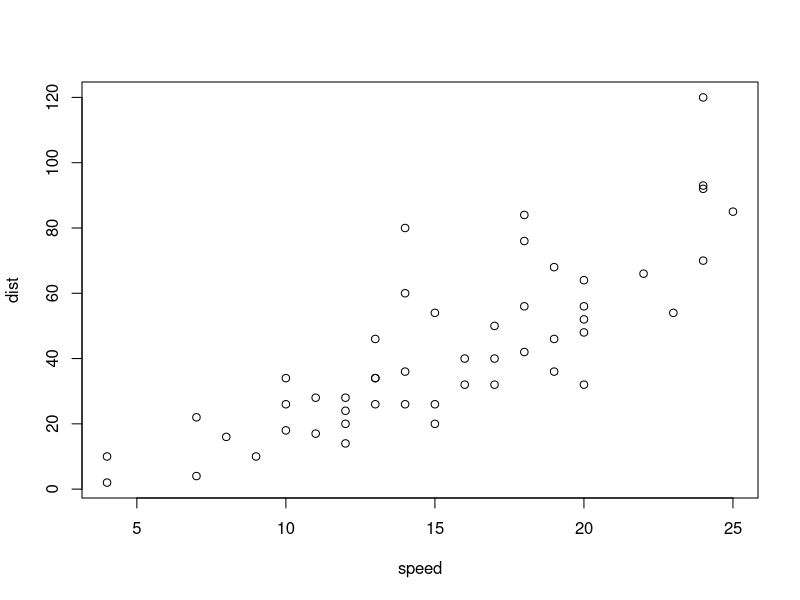
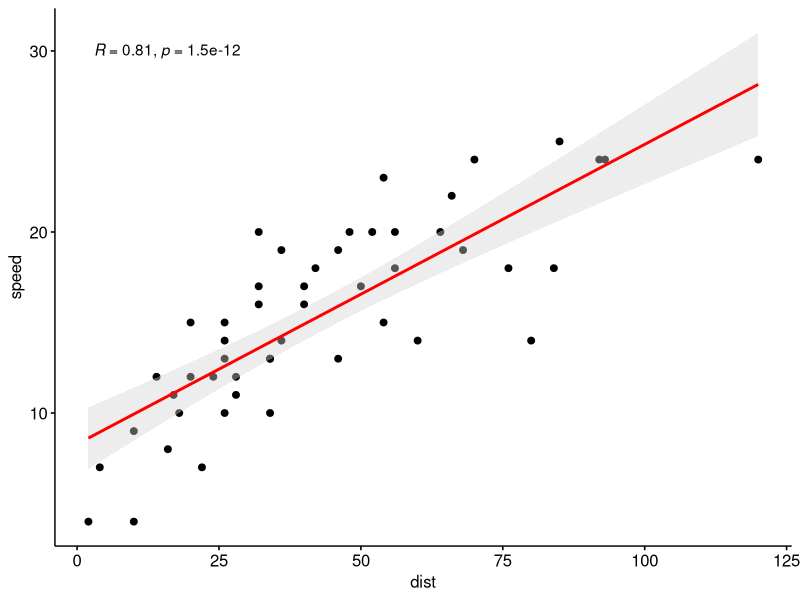
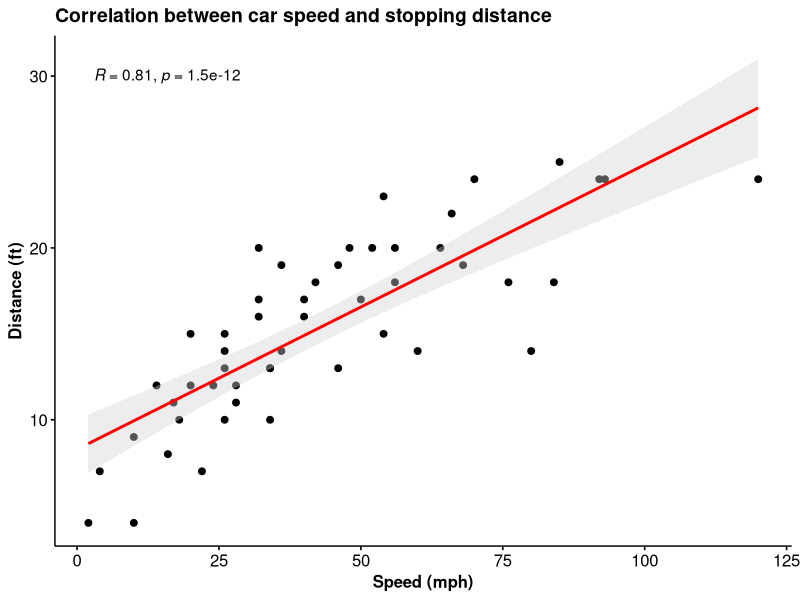

Write the R code that produced these figures, in order.
## ---- chunk 1
knitr::opts_chunk$set(collapse = TRUE)
## ---- chunk 2
summary(cars)
fit <- lm(dist ~ speed, data = cars)
fit
## ---- chunk 3
library(ggplot2)
library(ggpubr)
## ---- chunk 4
data("cars")
data<-cars
plot(data)#basic r-plot
## ---- chunk 5
sp<-ggscatter(data, x = "dist", y = "speed", #mention data and axis 
   add = "reg.line",  # Add regression line
   add.params = list(color = "red", fill = "lightgray"), # Customize regression line
   conf.int = TRUE # Add confidence interval
   )+ stat_cor(method = "pearson", label.x = 3, label.y = 30)# Add correlation coefficient
sp
## ---- chunk 6
sp1<-ggpar(sp,xlab = "Speed (mph)",ylab = "Distance (ft)",main = "Correlation between car speed and stopping distance",
           font.main = c(14, "bold", "black"),
           font.x=c(12,"bold"),
           font.y = c(12,"bold"))#making font bold and beautiful
sp1
